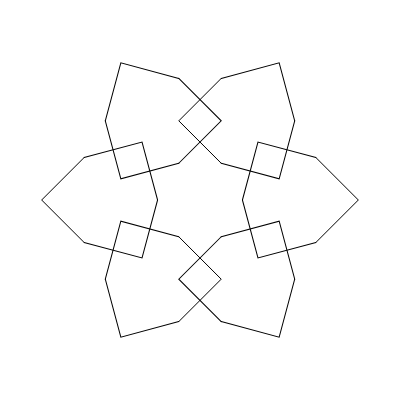
Frame 1 (no input)
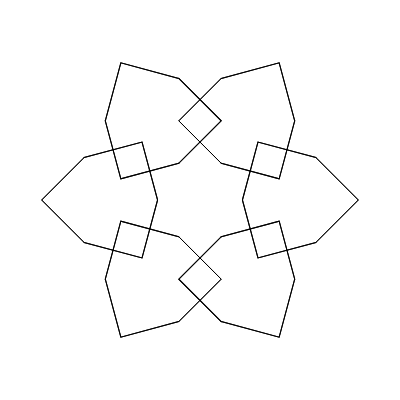
Frame 2 (the mouse pressed at the canvas centre, redrawn once)

The p5.js sketch that drew these frames (run headless with seeded random() and noise() and a simulated clock; the mouse was pressed at the canvas centre and the sketch redrawn once):

// p5.js sketch
// ── sketch.js
/*
Code written by Selcuk ARTUT 2022
Geometric Patterns with Creative Coding 
All rights reserved
*/

//scale factor
let a = 60;

function setup() {
    createCanvas(400, 400);
    angleMode(DEGREES);
    noLoop();
    noFill();
}

function draw() {

    b = a * cos(45);
    c = b * tan(30);

    let x0, y0, x1, y1, x2, y2;
    x0 = -b;
    y0 = 0;
    x1 = 0;
    y1 = b;
    x2 = -x0;
    y2 = 0;

    push();
        translate(width * 0.5, height * 0.5);
        rotate(90);
        for (let k = 0; k < 6; k++) {
            push();
                rotate(k * 60);
                translate(0, 2 * b * sin(60) - c + 0.5 * a * (sin(45) / sin(30)));
                rotate(60);
                for (let i = 0; i < 3; i++) {
                    push();
                        rotate(120 * i);
                        translate(0, -c);
                        beginShape();
                        vertex(x0, -y0);
                        vertex(x1, -y1);
                        vertex(x2, -y2);
                        endShape();
                    pop();
                }
            pop();
        }
    pop();
}
